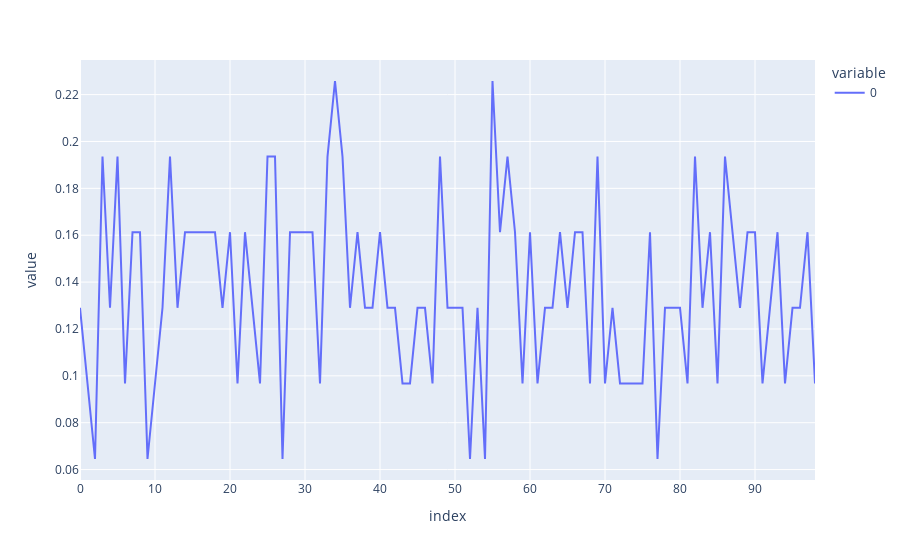

Notebook code for this chart:
### Code cell
px.line(
    data_frame=acc_list,
    )
